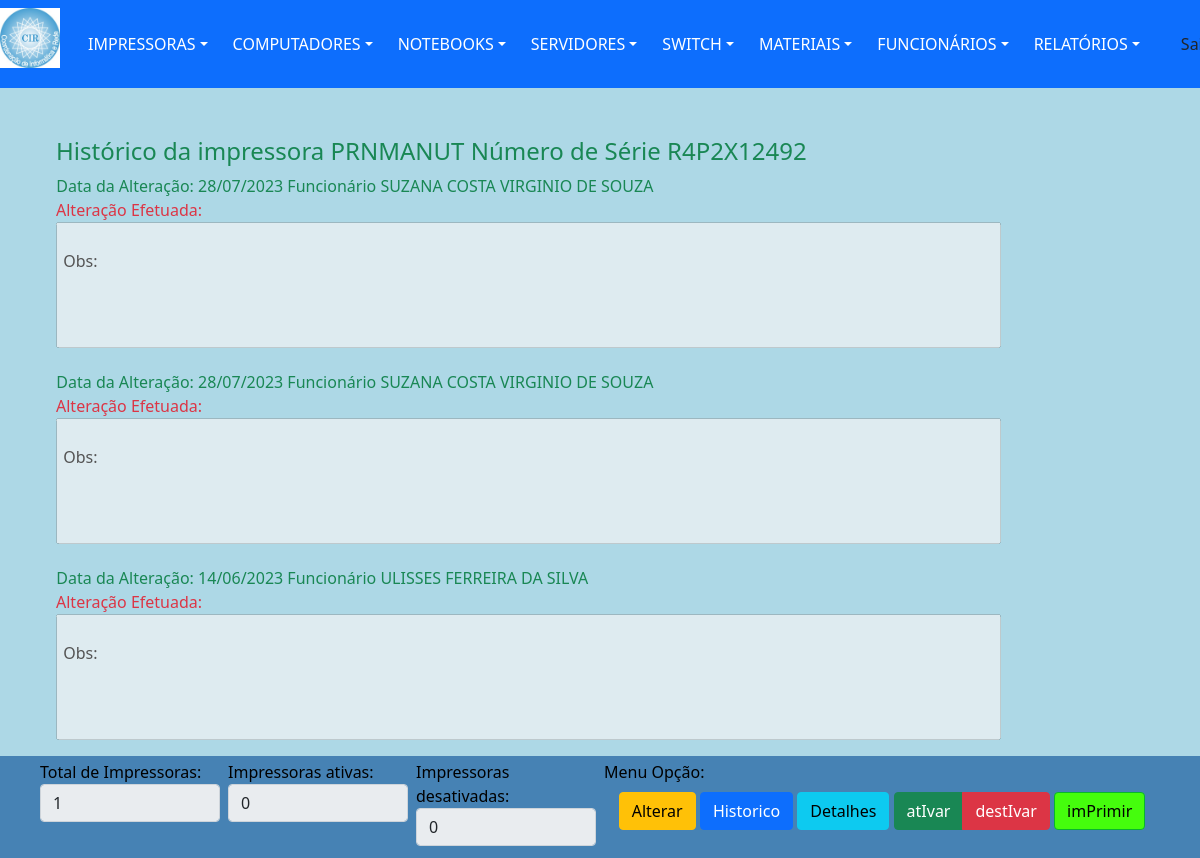
The app's page /views/historicoImp.php?action=1&id=1 (signed in) with its own data.
### tables this page shows
CREATE TABLE `impressoras` (
  `idImpressora` int(11) NOT NULL,
  `nomeImpressora` varchar(20) DEFAULT NULL,
  `numSerie` varchar(50) DEFAULT NULL,
  `ipImpressora` varchar(15) DEFAULT NULL,
  `macImpressora` varchar(20) DEFAULT NULL,
  `tipoToner` varchar(255) DEFAULT NULL,
  `colorida` varchar(3) DEFAULT NULL,
  `statusImpressora` varchar(7) DEFAULT NULL,
  `conexaoImp` varchar(5) DEFAULT 'Rede',
  `modeloImpressora` int(11) DEFAULT NULL,
  `dataCadastro` date DEFAULT NULL,
  `respCadastro` varchar(30) DEFAULT NULL,
  `dataAltCadastro` date DEFAULT NULL,
  `respAltCadastro` varchar(30) DEFAULT NULL,
  `obsImpressora` varchar(255) DEFAULT NULL,
  `idFuncionario` int(11) DEFAULT NULL,
  `idSetor` int(11) DEFAULT NULL
);

CREATE TABLE `historico` (
  `idHistorico` int(11) NOT NULL,
  `nomeAlteracoes` varchar(255) DEFAULT NULL,
  `dataAltera` date DEFAULT NULL,
  `respAlteracoes` varchar(30) DEFAULT NULL,
  `idComputador` int(11) DEFAULT NULL,
  `idImpressora` int(11) DEFAULT NULL,
  `idFuncionario` int(11) DEFAULT NULL
);

### dao/DAO-controleCir.php (called while the page is built, shortened)
<?php
	class ControleCirDAO
		{
            public function ListarOpcao3($nomeTabela, $tipoOpcao, $valorOpcao)
                {
                    $conn = Database::connect();
                    $conn->exec('SET CHARACTER SET utf8');
                    $sql = "SELECT * FROM $nomeTabela WHERE $tipoOpcao LIKE '$valorOpcao'  ORDER BY dataAltera DESC";
                    try
                        {
                            $listar = $conn->query($sql);
                            $buscar = $listar->fetchAll(PDO::FETCH_OBJ);
                            $numRows = $listar->rowCount();
                        }
                    catch (PDOException $exc)
                        {
                            $buscar = $exc->getTraceAsString();
                        }
                    return $buscar;
                }
            public function Verificar($nomeTabela, $opcao1, $valor1)
                {
                    $conn = Database::connect();
                    $conn->exec('SET CHARACTER SET utf8');
                    $sql = "SELECT * FROM $nomeTabela WHERE $opcao1 = '$valor1' ";
                    try
                        {
                            $listar = $conn->query($sql);
                            $buscar = $listar->fetchAll(PDO::FETCH_OBJ);
                            $numRows = $listar->rowCount();
                        }
                    catch (PDOException $exc)
                        {
                            $buscar = $exc->getTraceAsString();
                        }
                    return $buscar;
                }
        }
?>

### controllers/impressoraBuscar.php (called while the page is built, shortened)
<?php
	include "../dao/DAO-controleCir.php";
	include "../funcao/funcao.php";
    $idImpressora =  $_GET['id'];
    $nomeTabela = "impressoras";
    $opcao1 = "idImpressora";
    $valor1 = $idImpressora;
	$impAltDAO = new ControleCirDAO();
	foreach($impAltDAO->Verificar($nomeTabela, $opcao1, $valor1) as $imp)
		{
			$nomeImpressora = $imp->nomeImpressora;
			$numSerie = $imp->numSerie;
		}
?>

### funcao/funcao.php (called while the page is built, shortened)
<?php
	function formatarData2($BdAltdataNascimento1)
		{
			$rData2 = implode("/",array_reverse(explode("-",$BdAltdataNascimento1)));
			return $rData2;
		}
	function lerArquivo($historico)
		{
			if (file_exists($historico))
				{
					$fp = fopen($historico,"r+");
					$texto = fread($fp, filesize($historico));
					fclose($fp);
				}
			 else
			 	{
					$texto = null;
				}
			return trim($texto, '\n');
		}
?>

### views/historicoImp.php (the view, shortened to what this page needs)
<?php
	include "../template/menuPrincipal.php";
   	include "../controllers/impressoraBuscar.php";
   $inativo = 0;
   $ativo = 0;
?>
			<nav class="fixed  navbar navbar-dark">
				<div class="line col-md-12 p-5 position-absolute top-50 bottom-150 end-150">
                    <div class="col-md-12 py-5 px-2">
                        <h4 class="text-success"><?php echo "Histórico da impressora " . $nomeImpressora . " Número de Série " . $numSerie; ?></h4>
                        <?php
                            $nomeTabela = "historico";
							$tipoOpcao = "idImpressora";
							require_once '../dao/DAO-controleCir.php';
							$impAltDAO = new ControleCirDAO();
							foreach($impAltDAO->ListarOpcao3($nomeTabela, $tipoOpcao, $idImpressora) as $hist)
								{
                                    ?>
                                    <div class="row">
                                        <div class="col px-md-1  col-md-12">
                                            <label class="text-success" for="inputSuccess" class="control-label">&nbsp; <?php echo "Data da Alteração: " . formatarData2($hist->dataAltera) . " Funcionário " . $hist->respAlteracoes; ?></label>
                                        </div>
                                        <div class='area-texto'>
                                            <label class="text-danger" for="inputSuccess" class="control-label">Alteração Efetuada:</label>
                                            <div>
												<p>
													<textarea rows="5" cols="100" maxlength="2500" disabled>
														<?php
															$historico = $hist->nomeAlteracoes;
															$historico = lerArquivo($historico);
															echo "\n Obs: " . $result = strstr($historico, " - ", true);
															echo $result = str_replace(" - ","\r\n",strstr($historico, " - ", false));
														?>
													</textarea>
												</p>
                                            </div>
                                        </div>
                                    </div>
								    <?php
							    }
                        ?>
                    </div>
				</div>
			</nav>
	    <div class="fixed-bottom p-1 px-md-5 col-md-12 bg-ufs text-black1">
			<div class="row">
				<div class="col px-md-1 col-md-2">
					<label for="inputSuccess" class="control-label">Total de Impressoras:</label>
					<input type="text" class="form-control" value="<?php echo $_SESSION['numUser'];?>" readonly >
				</div>
				<div class="col px-md-1 col-md-2">
					<label for="inputSuccess" class="control-label">Impressoras ativas:</label>
					<input type="text" class="form-control" value="<?php echo $ativo;?>" readonly>
				</div>
				<div class="col px-md-1 col-md-2">
					<label for="inputSuccess" class="control-label">Impressoras desativadas:</label>
					<input type="text" class="form-control" value="<?php echo $inativo;?>" readonly>
				</div>
				<div class="col px-md-1 col-md-6">
					<label for="inputSuccess" class="control-label">Menu Opção:</label>
					<table class="table table-borderless">
						<thead>
							<tr>
								<th>
									<div class="btn-group pull-left" >
										<a class="btn btn-small btn-warning table-edit">Alterar<i class="icon-edit"></i></a>
									</div>
									<div class="btn-group pull-left">
										<a class="btn btn-primary">Historico<i class="icon-remove"></i></a>
									</div>
									<div class="btn-group pull-left">
										<a class="btn btn-info">Detalhes<i class="icon-remove"></i></a>
									</div>
									<div class="btn-group pull-left">
										<a class="btn btn-small btn-success">atIvar<i class="icon-remove"></i></a>
										<a class="btn btn-small btn-danger">destIvar<i class="icon-remove"></i></a>
									</div>
									<div class="btn-group pull-left">
										<a class="btn btn-small btn-ufs">imPrimir<i class="icon-remove"></i></a>
									</div>
								</th>
							</tr>
						</thead>
					</table>
				</div>
			</div>
		</div>
	</body>
</html>

### template/menuPrincipal.php (style rules this page uses)
body { background-color: #ADD8E6; }
table, th, td { padding: 5px; text-align:center; }

### records on screen
impressoras: nomeImpressora "PRNMANUT", numSerie "R4P2X12492"
historico: dataAltera "28/07/2023", respAlteracoes "SUZANA COSTA VIRGINIO DE SOUZA", nomeAlteracoes "Obs:"
historico: dataAltera "28/07/2023", respAlteracoes "SUZANA COSTA VIRGINIO DE SOUZA", nomeAlteracoes "Obs:"
historico: dataAltera "14/06/2023", respAlteracoes "ULISSES FERREIRA DA SILVA", nomeAlteracoes "Obs:"
